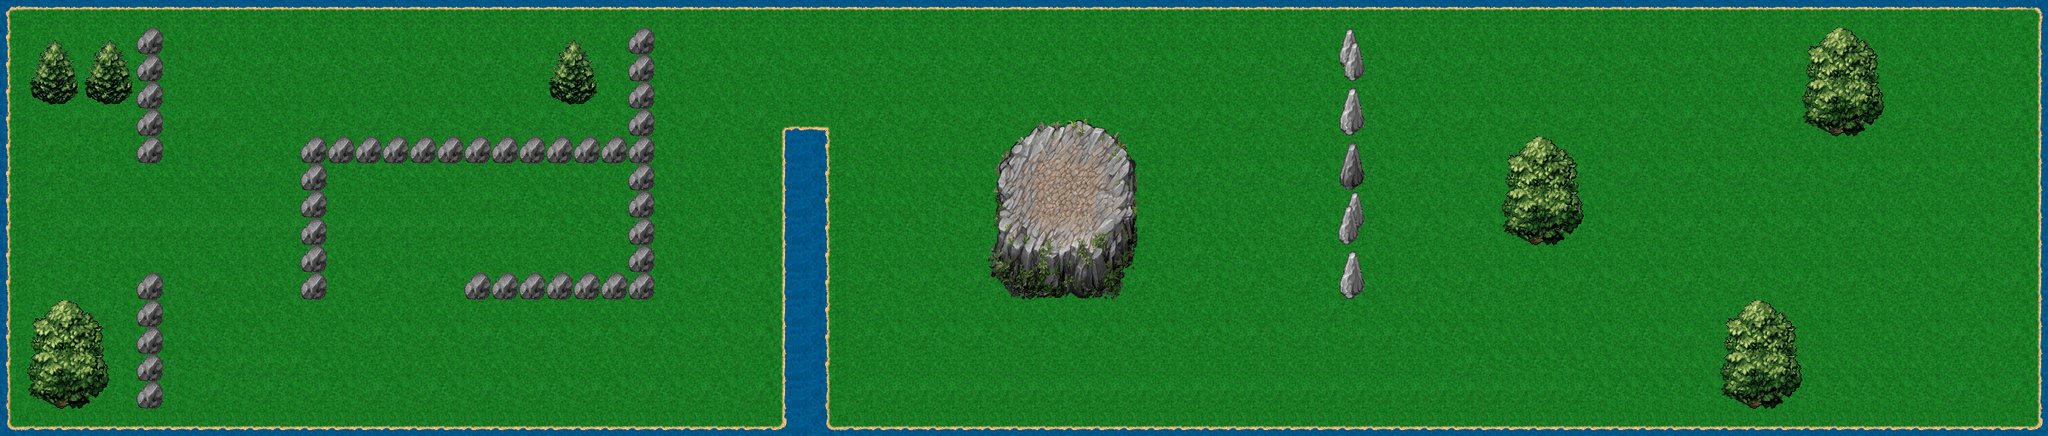

This game map was drawn from its Tiled (.tmx) file and the tilesets committed beside it. A one-line description and the trimmed map source follow:
An orthogonal 75x16 tile map with 32x32 px tiles, 3 tile layers (bg, angles, fg) and 31 objects (29x smallrock, start, end).

<map version="1.0" orientation="orthogonal" width="75" height="16" tilewidth="32" tileheight="32">
 <tileset firstgid="1" name="completeset" tilewidth="32" tileheight="32">
  <image source="completeset.png" width="900" height="900" />
 </tileset>
 <layer name="bg" width="75" height="16">
  <data>[1200 cells, 1200 non-empty, 17 distinct tile ids]</data>
 </layer>
 <layer name="angles" width="75" height="16" opacity="0.01">
  <data>[1200 cells, 368 non-empty, 19 distinct tile ids]</data>
 </layer>
 <layer name="fg" width="75" height="16">
  <data>[1200 cells, 162 non-empty, 69 distinct tile ids]</data>
 </layer>
 <objectgroup name="objects" width="75" height="16">
  <object name="1" type="smallrock" x="221" y="171" width="32" height="32" />
  <object name="2" type="smallrock" x="264" y="153" width="32" height="32" />
  <object name="3" type="smallrock" x="311" y="176" width="32" height="32" />
  <object name="9" type="smallrock" x="154" y="241" width="32" height="32" />
  <object name="8" type="smallrock" x="180" y="196" width="32" height="32" />
  <object name="10" type="smallrock" x="158" y="286" width="32" height="32" />
  <object name="12" type="smallrock" x="246" y="335" width="32" height="32" />
  <object name="11" type="smallrock" x="208" y="302" width="32" height="32" />
  <object name="13" type="smallrock" x="291" y="317" width="32" height="32" />
  <object name="16" type="smallrock" x="448" y="322" width="32" height="32" />
  <object name="15" type="smallrock" x="401" y="321" width="32" height="32" />
  <object name="17" type="smallrock" x="497" y="320" width="32" height="32" />
  <object name="14" type="smallrock" x="320" y="385" width="32" height="32" />
  <object name="18" type="smallrock" x="481" y="451" width="32" height="32" />
  <object name="19" type="smallrock" x="674" y="416" width="32" height="32" />
  <object name="20" type="smallrock" x="1153" y="32" width="32" height="32" />
  <object name="22" type="smallrock" x="1191" y="82" width="32" height="32" />
  <object name="23" type="smallrock" x="1244" y="97" width="32" height="32" />
  <object name="25" type="smallrock" x="1178" y="365" width="32" height="32" />
  <object name="29" type="smallrock" x="1212" y="459" width="32" height="32" />
  <object name="27" type="smallrock" x="1281" y="370" width="32" height="32" />
  <object name="30" type="smallrock" x="1273" y="436" width="32" height="32" />
  <object name="33" type="smallrock" x="1923" y="427" width="32" height="32" />
  <object name="32" type="smallrock" x="1684" y="315" width="32" height="32" />
  <object name="34" type="smallrock" x="1895" y="62" width="32" height="32" />
  <object name="37" type="smallrock" x="2079" y="280" width="32" height="32" />
  <object name="39" type="smallrock" x="2304" y="422" width="32" height="32" />
  <object name="42" type="smallrock" x="2260" y="41" width="32" height="32" />
  <object name="7" type="smallrock" x="317" y="268" width="32" height="32" />
  <object name="startportal" type="start" x="64" y="192" width="64" height="64" />
  <object name="endportal" type="end" x="2304" y="192" width="64" height="64" />
 </objectgroup>
</map>
